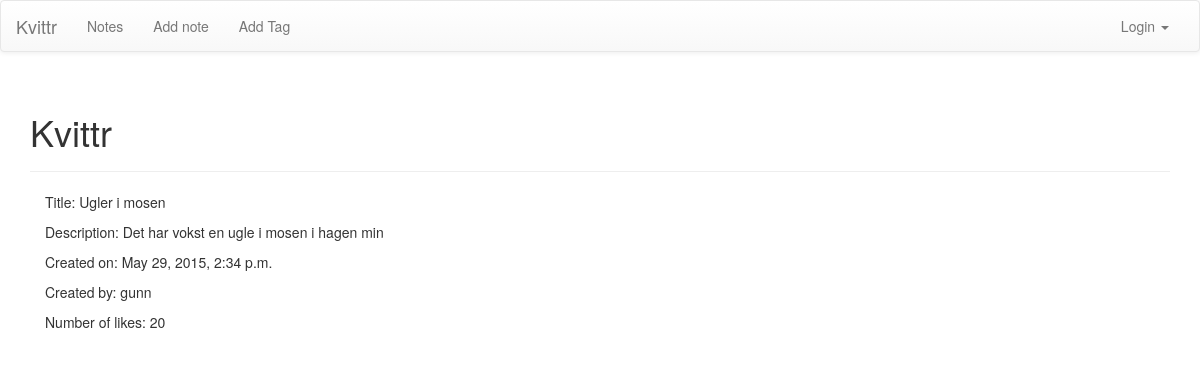
/notes/detailnote/?id=19, run on an earlier commit of the app's database.
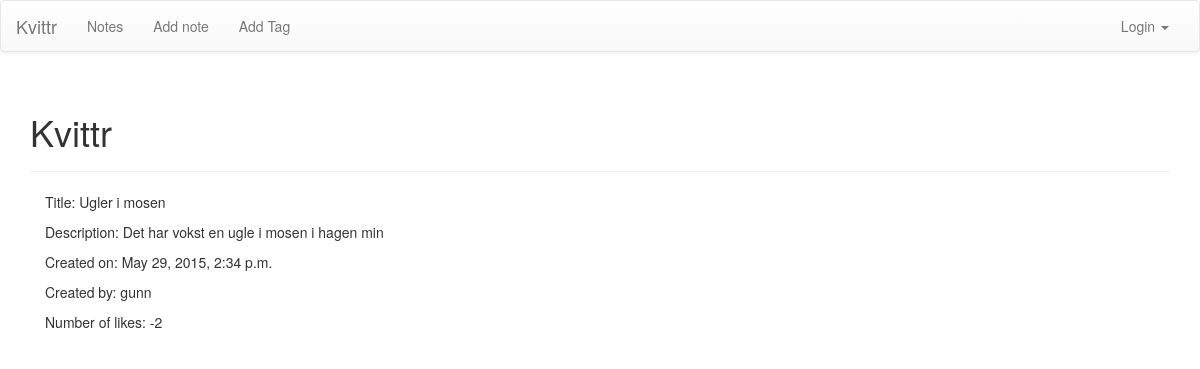
And on a later commit of the database.
### notes/models.py (models this page shows, shortened)
class Note(models.Model):
	label = models.CharField(max_length = 30)
	body = models.TextField()
	timestamp = models.DateTimeField(auto_now_add=True)
	tags = models.ManyToManyField('Tag', related_name='notes')
	author = models.ForeignKey(User)
	num_likes = models.PositiveIntegerField(default=0)

### notes/views.py (the view)
def detail_note(request):
	id = request.GET.get('id', None)
	if id is not None:
		note = get_object_or_404(Note, id=id)
	else:
		note = None
	context={
		'note': note
		}
	return render(request,'notes/detailnote.html', context)

### templates/notes/detailnote.html (shortened to what this page needs)
{% extends 'base.html'%}
{% block pagecontent %}
<div class="row">
	<div class="container">
		<div class="col-sm-12">
			<p>Title: {{ note.label }}</p>
			<p>Description: {{ note.body }}</p>
			<p>Created on: {{note.timestamp}}</p>
			<p>Created by: {{note.author}} </p>
			<p>Number of likes: {{ note.num_likes }}</p>
		</div>
	</div>
</div>
{% endblock pagecontent %}

What changed in the data, as far as the page shows it:
changed Note "Ugler i mosen": num_likes "20" → "-2"
